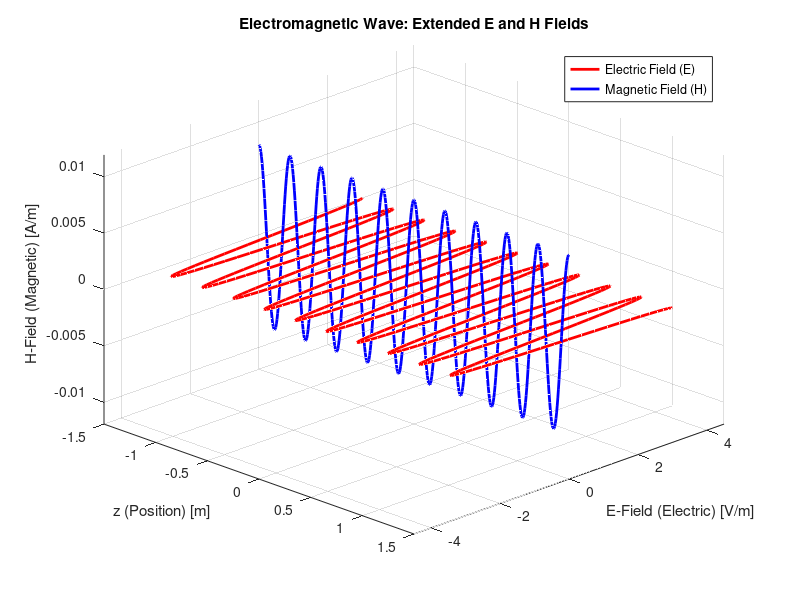

The MATLAB source for this figure:
% Parameters
clc; clear; close all;
c = 3e8;                  % Speed of light (m/s)
f = 1e9;                  % Frequency (1 GHz)
lambda = c / f;           % Wavelength (m)
T = 1 / f;                % Period (s)
E0 = 3;                   % Amplitude of electric field (V/m)
H0 = E0 / 377;            % Amplitude of magnetic field (A/m)

% Grid for space and time
z = linspace(-5*lambda, 5*lambda, 500);  % Extended spatial axis (m)
t = linspace(0, T, 150);                 % Time axis (s)

% Create figure
figure;
hold on;
grid on;

% Plot setup
axis([-5*lambda 5*lambda -1.5*E0 1.5*E0 -1.5*H0 1.5*H0]);
xlabel('z (Position) [m]');
ylabel('E-Field (Electric) [V/m]');
zlabel('H-Field (Magnetic) [A/m]');
title('Electromagnetic Wave: Extended E and H Fields');
view(45, 30);

% Animation loop
for k = 1:length(t)
    % Electric field (E) oscillating in the y-direction
    E = E0 * cos(2*pi*f*t(k) - 2*pi*z/lambda);
    % Magnetic field (H) oscillating in the x-direction
    H = H0 * cos(2*pi*f*t(k) - 2*pi*z/lambda);
    
    % Clear previous plots
    cla;
    
    % Plot Electric Field
    plot3(z, E, zeros(size(z)), 'r', 'LineWidth', 2); % Red for E
    
    % Plot Magnetic Field
    plot3(z, zeros(size(z)), H, 'b', 'LineWidth', 2); % Blue for H
    
    % Legend
    legend('Electric Field (E)', 'Magnetic Field (H)', 'Location', 'northeast');
    
    % Pause for animation effect
    pause(0.03);  % Smooth animation
end
